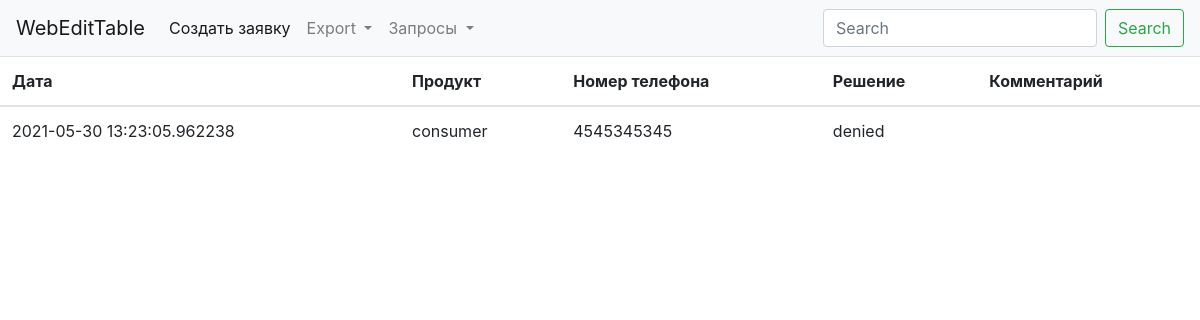
Page /last-data/ on the earlier database version.
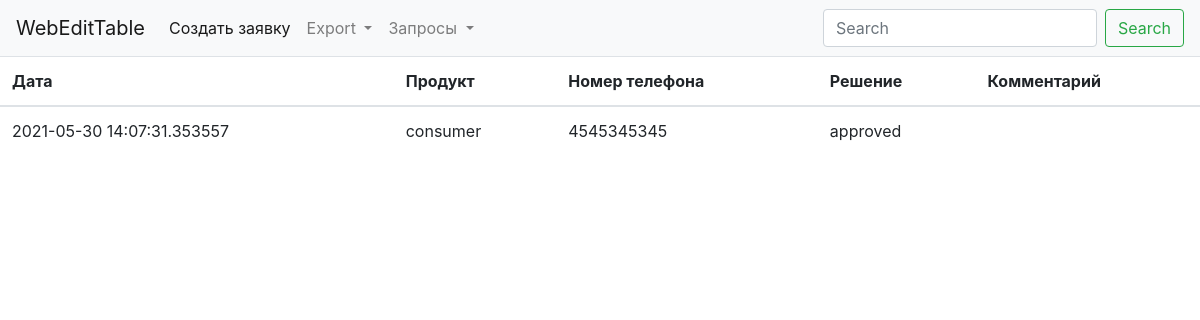
Same page on the later database version.
### table/models.py (models this page shows, shortened)
class Data(ChangeloggableMixin, models.Model):
    PRODUCT_CHOICES = [
        ('', 'Выберите тип продукта'),
        ('car', 'Авто'),
        ('consumer', 'Потреб'),
        ('deposit', 'Залог'),
        ('mortgage', 'Ипотека'),
    ]
    SOLUTION_CHOICES = [
        ('', 'Решение по заявке'),
        ('approved', 'Одобрено'),
        ('denied', 'Отказано'),
        ('temp_denied', 'Временно отказано'),
    ]
    date = models.DateTimeField('Дата заявки', auto_now_add=True)
    product = models.CharField('Продукт', max_length=20, choices=PRODUCT_CHOICES)
    phone_number = models.CharField('Номер телефона', validators=[RegexValidator(
        regex='^[0-9]{10}$',
        message='Номер телефона должен быть в формате 9xxxxxxxxx'
    )],
                                    max_length=10,
                                    help_text='Номер телефона в формате 9xxxxxxxxx')
    solution = models.CharField('Решение', choices=SOLUTION_CHOICES, max_length=20, blank=True, null=True)
    comment = models.TextField('Комментарий', blank=True, null=True)
    author = models.ForeignKey(User, on_delete=models.CASCADE, verbose_name='Автор заявки')
    class Meta:
        verbose_name = 'Заявка'
        verbose_name_plural = 'Заявки'

### table/views.py (the view)
# urls.py: path('last-data/', last_data_view, name='last'),
def last_data_view(request):
    return render(request, 'last_data.html', {'data': last_data()})

### table/queries.py (called while the page is built)
def dictfetchall(cursor):
    columns = [col[0] for col in cursor.description]
    return [
        dict(zip(columns, row))
        for row in cursor.fetchall()
    ]

def last_data():
    with connection.cursor() as cursor:
        cursor.execute(
            """
            SELECT id, MAX(date) as date, phone_number, product, solution
             FROM table_data
            """
        )
        result = dictfetchall(cursor)
    return result

### templates/last_data.html (shortened to what this page needs)
{% include 'base.html' %}
{% block content %}
    <table class="table">
        <thead>
        <tr>
            <th scope="col">Дата</th>
            <th scope="col">Продукт</th>
            <th scope="col">Номер телефона</th>
            <th scope="col">Решение</th>
            <th scope="col">Комментарий</th>
        </tr>
        </thead>
        <tbody>
        {% for d in data %}
            <tr>
                <td>
                    {{ d.date }}
                </td>
                <td>
                    {{ d.product }}
                </td>
                <td>
                    {{ d.phone_number }}
                </td>
                <td>
                    {{ d.solution }}
                </td>
                <td>
                </td>
            </tr>
        {% endfor %}
        </tbody>
    </table>
{% endblock %}

Differences in the rows shown:
no longer on this page (row unchanged): Data: date "2021-05-30 13:23:05.962238", product "consumer", phone_number "4545345345", solution "denied"
added Data: date "2021-05-30 14:07:31.353557", product "consumer", phone_number "4545345345", solution "approved"
